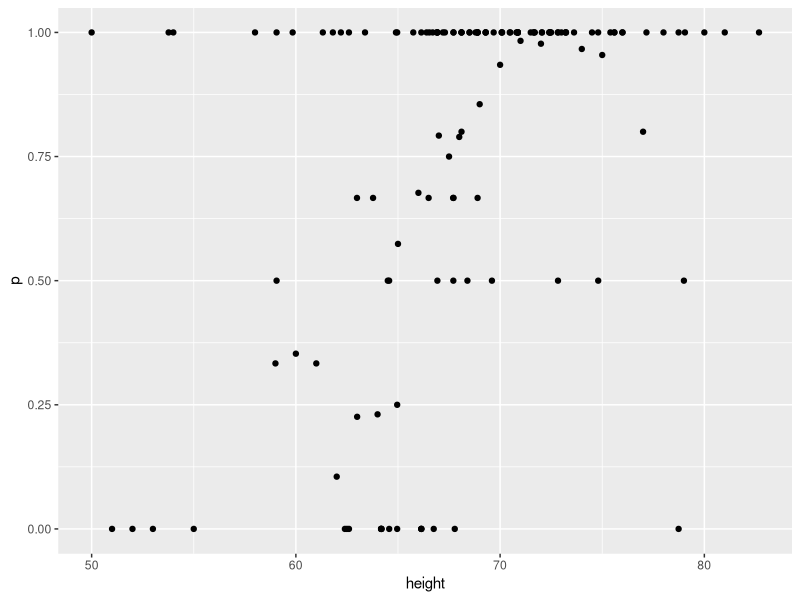
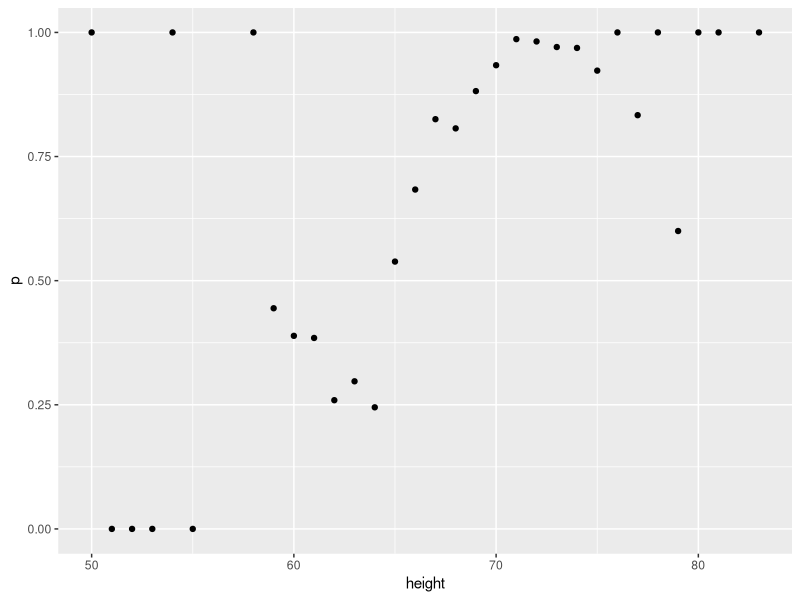
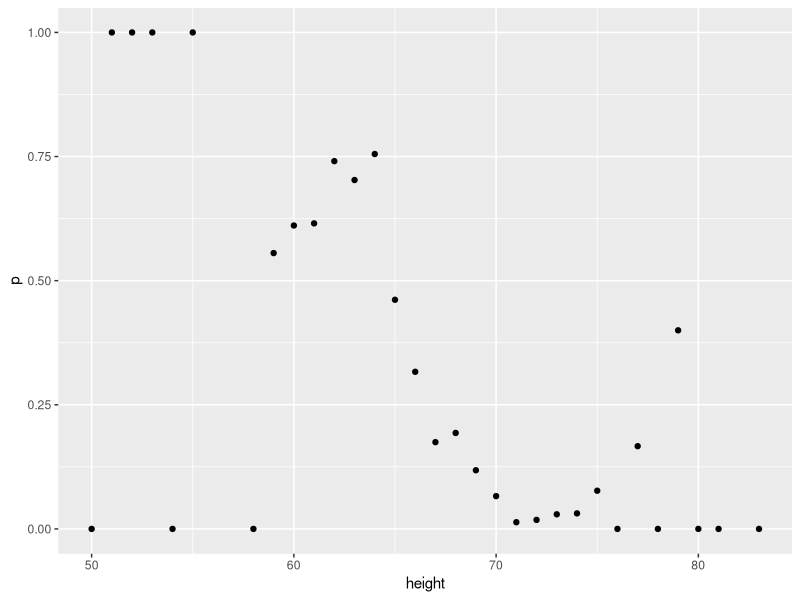

Reproduce these figures in R, in order. (Note: this script raises an error after producing the figures.)
### Comprehension Check: Conditional Probabilities Review

set.seed(1)
disease <- sample(c(0,1), size=1e6, replace=TRUE, prob=c(0.98,0.02))
test <- rep(NA, 1e6)
test[disease==0] <- sample(c(0,1), size=sum(disease==0), replace=TRUE, prob=c(0.90,0.10))
test[disease==1] <- sample(c(0,1), size=sum(disease==1), replace=TRUE, prob=c(0.15, 0.85))


## Probability of a positive test
mean(test)

## Probability of disease when test is negative
mean(disease[test==0])
mean(test == 0 & disease == 1)    # mean(disease[test == 0])

## Probability of disease when the test is positive
diseased_testedPos <- mean(disease[test == 1])
diseased_testedPos

## Relative risk of disease if test is positive
diseased_testedPos / mean(disease == 1)


library(tidyverse)
library(dslabs)
data("heights")

# Q1
# A
heights %>% 
  group_by(height) %>%
  summarize(p = mean(sex == "Male")) %>%
  qplot(height, p, data =.)

heights %>%
  mutate(height = round(height)) %>%
  group_by(height) %>%
  summarize(p = mean(sex == "Male")) %>%
  qplot(height, p, data = .)


# B
heights %>% 
  mutate(height = round(height)) %>%
  group_by(height) %>%
  summarize(p = mean(sex == "Female")) %>%
  qplot(height, p, data =.)

# C
heights %>% 
  mutate(height = round(height)) %>%
  summarize(p = mean(sex == "Male")) %>%
  qplot(height, p, data =.)

# D
heights %>% 
  mutate(height = round(height)) %>%
  group_by(height) %>%
  summarize(p = mean(sex == "Male")) %>%
  qplot(height, p, data =.)

## Q2
ps <- seq(0, 1, 0.1)
heights %>% 
  mutate(g = cut(height, quantile(height, ps), include.lowest = TRUE)) %>%
  group_by(g) %>%
  summarize(p = mean(sex == "Male"), height = mean(height)) %>%
  qplot(height, p, data =.)

## Q3
Sigma <- 9*matrix(c(1,0.5,0.5,1), 2, 2)
dat <- MASS::mvrnorm(n = 10000, c(69, 69), Sigma) %>%
  data.frame() %>% setNames(c("x", "y"))

ps <- seq(0, 1, 0.1)
dat %>% 
  mutate(g = cut(x, quantile(x, ps), include.lowest = TRUE)) %>%
  group_by(g) %>%
  summarize(y = mean(y), x = mean(x)) %>%
  qplot(x, y, data =.)
